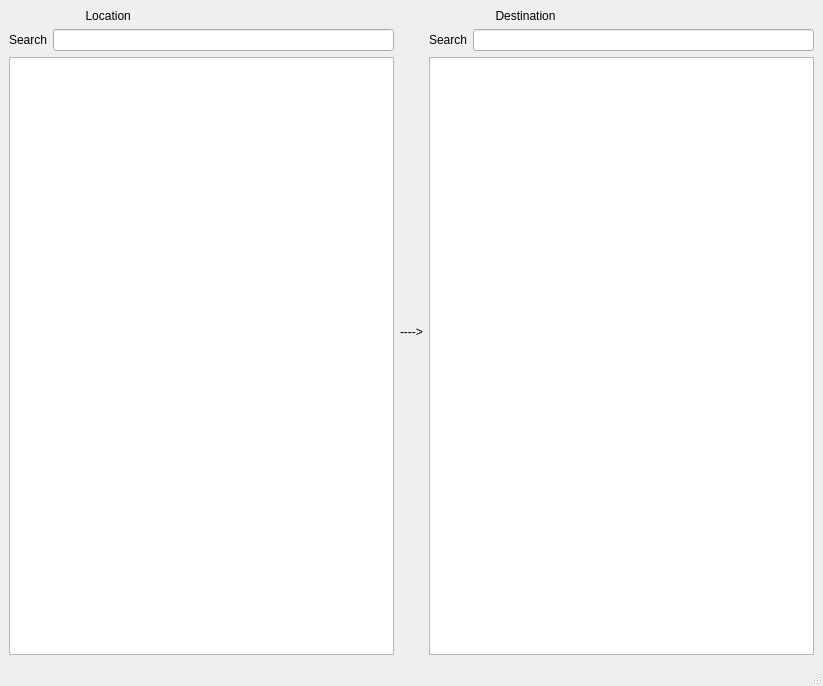
<?xml version="1.0" encoding="UTF-8"?>
<ui version="4.0">
 <class>MainWindow</class>
 <widget class="QMainWindow" name="MainWindow">
  <property name="geometry">
   <rect>
    <x>0</x>
    <y>0</y>
    <width>823</width>
    <height>686</height>
   </rect>
  </property>
  <property name="minimumSize">
   <size>
    <width>498</width>
    <height>391</height>
   </size>
  </property>
  <property name="maximumSize">
   <size>
    <width>823</width>
    <height>686</height>
   </size>
  </property>
  <property name="windowTitle">
   <string>MainWindow</string>
  </property>
  <widget class="QWidget" name="centralwidget">
   <layout class="QGridLayout" name="gridLayout">
    <item row="0" column="0">
     <layout class="QVBoxLayout" name="verticalLayout">
      <item>
       <widget class="QLabel" name="labelNameL">
        <property name="text">
         <string>                       Location</string>
        </property>
       </widget>
      </item>
      <item>
       <layout class="QHBoxLayout" name="horizontalLayout">
        <item>
         <widget class="QLabel" name="labelSearchL">
          <property name="text">
           <string>Search</string>
          </property>
         </widget>
        </item>
        <item>
         <widget class="QLineEdit" name="editSearchL">
          <property name="enabled">
           <bool>true</bool>
          </property>
         </widget>
        </item>
       </layout>
      </item>
      <item>
       <widget class="QListWidget" name="listL"/>
      </item>
     </layout>
    </item>
    <item row="0" column="1">
     <widget class="QLabel" name="label_4">
      <property name="text">
       <string>----&gt;</string>
      </property>
     </widget>
    </item>
    <item row="0" column="2">
     <layout class="QVBoxLayout" name="verticalLayout_2">
      <item>
       <widget class="QLabel" name="labelNameD">
        <property name="text">
         <string>                    Destination</string>
        </property>
       </widget>
      </item>
      <item>
       <layout class="QHBoxLayout" name="horizontalLayout_2">
        <item>
         <widget class="QLabel" name="labelSearchD">
          <property name="text">
           <string>Search</string>
          </property>
         </widget>
        </item>
        <item>
         <widget class="QLineEdit" name="editSearchD"/>
        </item>
       </layout>
      </item>
      <item>
       <widget class="QListWidget" name="listD"/>
      </item>
     </layout>
    </item>
   </layout>
  </widget>
  <widget class="QMenuBar" name="menubar">
   <property name="geometry">
    <rect>
     <x>0</x>
     <y>0</y>
     <width>823</width>
     <height>21</height>
    </rect>
   </property>
  </widget>
  <widget class="QStatusBar" name="statusbar"/>
 </widget>
 <resources/>
 <connections/>
</ui>
